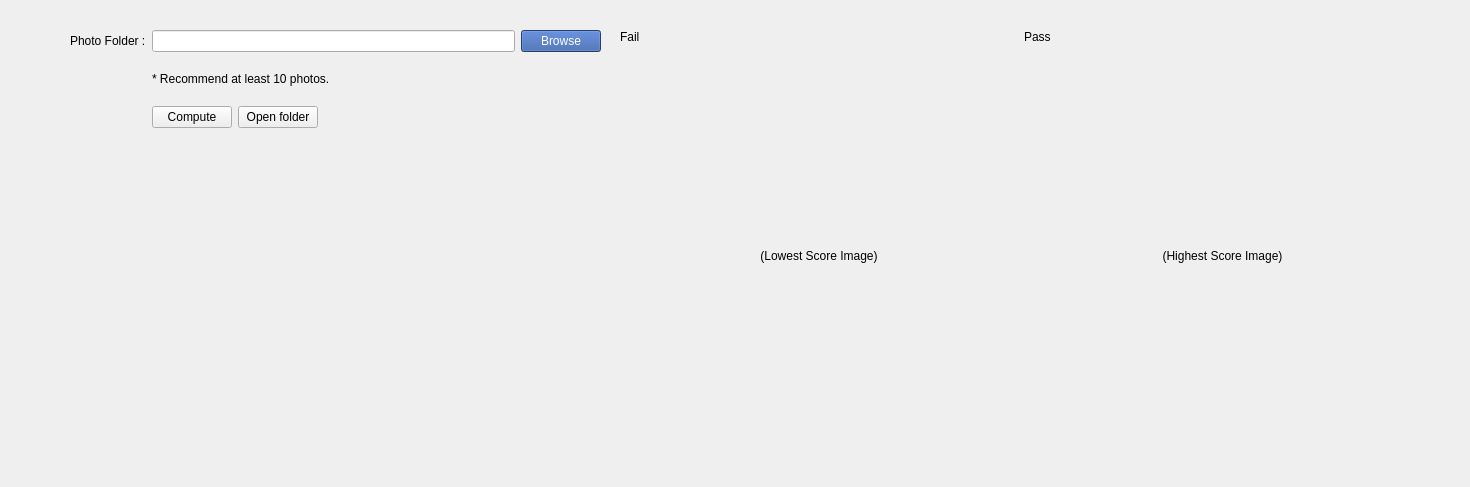
<?xml version="1.0" encoding="UTF-8"?>
<ui version="4.0">
 <class>Form</class>
 <widget class="QWidget" name="Form">
  <property name="geometry">
   <rect>
    <x>0</x>
    <y>0</y>
    <width>1470</width>
    <height>487</height>
   </rect>
  </property>
  <property name="windowTitle">
   <string>Form</string>
  </property>
  <widget class="QWidget" name="gridLayoutWidget">
   <property name="geometry">
    <rect>
     <x>70</x>
     <y>30</y>
     <width>531</width>
     <height>98</height>
    </rect>
   </property>
   <layout class="QGridLayout" name="gridLayout_2">
    <item row="0" column="2">
     <widget class="QPushButton" name="btn_Browse">
      <property name="styleSheet">
       <string notr="true">background: rgb(48, 87, 164);
color: white</string>
      </property>
      <property name="text">
       <string>Browse</string>
      </property>
     </widget>
    </item>
    <item row="1" column="1">
     <widget class="QLabel" name="label_Hint">
      <property name="text">
       <string>* Recommend at least 10 photos.</string>
      </property>
     </widget>
    </item>
    <item row="0" column="0">
     <widget class="QLabel" name="label_PhotoFolder">
      <property name="text">
       <string>Photo Folder :</string>
      </property>
     </widget>
    </item>
    <item row="0" column="1">
     <widget class="QLineEdit" name="lineEdit_FolderPath"/>
    </item>
    <item row="2" column="1">
     <layout class="QHBoxLayout" name="horizontalLayout_2">
      <item>
       <widget class="QPushButton" name="btn_Compute">
        <property name="text">
         <string>Compute</string>
        </property>
       </widget>
      </item>
      <item>
       <widget class="QPushButton" name="btn_OpenFolder">
        <property name="text">
         <string>Open folder</string>
        </property>
       </widget>
      </item>
      <item>
       <spacer name="horizontalSpacer_2">
        <property name="orientation">
         <enum>Qt::Horizontal</enum>
        </property>
        <property name="sizeHint" stdset="0">
         <size>
          <width>40</width>
          <height>20</height>
         </size>
        </property>
       </spacer>
      </item>
     </layout>
    </item>
   </layout>
  </widget>
  <widget class="QWidget" name="gridLayoutWidget_2">
   <property name="geometry">
    <rect>
     <x>620</x>
     <y>30</y>
     <width>801</width>
     <height>411</height>
    </rect>
   </property>
   <layout class="QGridLayout" name="gridLayout" rowstretch="0,0,10" columnstretch="1,1">
    <item row="0" column="0">
     <widget class="QLabel" name="label_Fail">
      <property name="text">
       <string>Fail</string>
      </property>
     </widget>
    </item>
    <item row="2" column="1">
     <widget class="QLabel" name="img_Pass">
      <property name="text">
       <string>(Highest Score Image)</string>
      </property>
      <property name="alignment">
       <set>Qt::AlignCenter</set>
      </property>
     </widget>
    </item>
    <item row="0" column="1">
     <widget class="QLabel" name="label_Pass">
      <property name="text">
       <string>Pass</string>
      </property>
     </widget>
    </item>
    <item row="2" column="0">
     <widget class="QLabel" name="img_Fail">
      <property name="text">
       <string>(Lowest Score Image)</string>
      </property>
      <property name="alignment">
       <set>Qt::AlignCenter</set>
      </property>
     </widget>
    </item>
    <item row="1" column="0">
     <widget class="QLabel" name="label_lowName">
      <property name="text">
       <string/>
      </property>
     </widget>
    </item>
    <item row="1" column="1">
     <widget class="QLabel" name="label_highName">
      <property name="text">
       <string/>
      </property>
     </widget>
    </item>
   </layout>
  </widget>
 </widget>
 <resources/>
 <connections/>
</ui>
